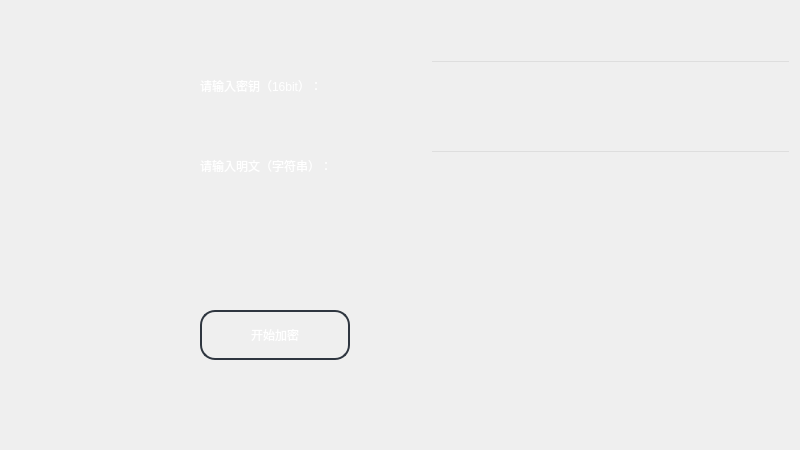
   <widget class="QWidget" name="page_17">
    <widget class="QLineEdit" name="lineEdit_36">
     <property name="geometry">
      <rect>
       <x>430</x>
       <y>60</y>
       <width>361</width>
       <height>41</height>
      </rect>
     </property>
     <property name="styleSheet">
      <string notr="true">background-color: transparent; /* 设置为透明 */
    font: 10pt &quot;微软雅黑&quot;;
    color: white;
</string>
     </property>
    </widget>
    <widget class="QLabel" name="label_37">
     <property name="geometry">
      <rect>
       <x>200</x>
       <y>70</y>
       <width>171</width>
       <height>31</height>
      </rect>
     </property>
     <property name="styleSheet">
      <string notr="true">    color: white;
font: 10pt &quot;微软雅黑&quot;;</string>
     </property>
     <property name="text">
      <string>请输入密钥（16bit）：</string>
     </property>
    </widget>
    <widget class="QLabel" name="label_38">
     <property name="geometry">
      <rect>
       <x>200</x>
       <y>150</y>
       <width>181</width>
       <height>31</height>
      </rect>
     </property>
     <property name="styleSheet">
      <string notr="true">    color: white;
font: 10pt &quot;微软雅黑&quot;;</string>
     </property>
     <property name="text">
      <string>请输入明文（字符串）：</string>
     </property>
    </widget>
    <widget class="QLineEdit" name="lineEdit_37">
     <property name="geometry">
      <rect>
       <x>430</x>
       <y>150</y>
       <width>361</width>
       <height>40</height>
      </rect>
     </property>
     <property name="styleSheet">
      <string notr="true">background-color: transparent; /* 设置为透明 */
    font: 10pt &quot;微软雅黑&quot;;
    color: white;
</string>
     </property>
    </widget>
    <widget class="QPushButton" name="pushButton_37">
     <property name="geometry">
      <rect>
       <x>200</x>
       <y>310</y>
       <width>150</width>
       <height>50</height>
      </rect>
     </property>
     <property name="minimumSize">
      <size>
       <width>120</width>
       <height>50</height>
      </size>
     </property>
     <property name="styleSheet">
      <string notr="true">/**正常情况下样式**/
QPushButton{
    font: 10pt &quot;微软雅黑&quot;;
    color: white;
    background-color: transparent; /* 设置为透明 */
    border-color: #2f3640;
    border-radius: 15px;
    border-style: solid;
    border-width: 2px;
    padding: 5px;
}

/**鼠标停留在按钮上的样式**/
QPushButton:hover{   
    color: #FFFFFF;
    background-color: #a2375a;
    border-color: #2f3640;
}

/**鼠标按压下去的样式**/
QPushButton:pressed, QPushButton:checked{
    color: #FFFFFF;
    background-color: qlineargradient(spread:pad, x1:0, y1:0, x2:0, y2:1, stop:0  #273c75, stop:1 #202f55);
}

/**按钮失能情况下样式**/
QPushButton:disabled{
    color: #FFFFFF;
    background-color: #dcdde1;
    border-color: #dcdde1;
}
</string>
     </property>
     <property name="text">
      <string>开始加密</string>
     </property>
    </widget>
    <widget class="QTextEdit" name="textEdit_17">
     <property name="geometry">
      <rect>
       <x>430</x>
       <y>250</y>
       <width>361</width>
       <height>191</height>
      </rect>
     </property>
     <property name="styleSheet">
      <string notr="true">background-color: transparent; /* 设置为透明 */
    font: 10pt &quot;微软雅黑&quot;;
    color: white;
</string>
     </property>
    </widget>
   </widget>
